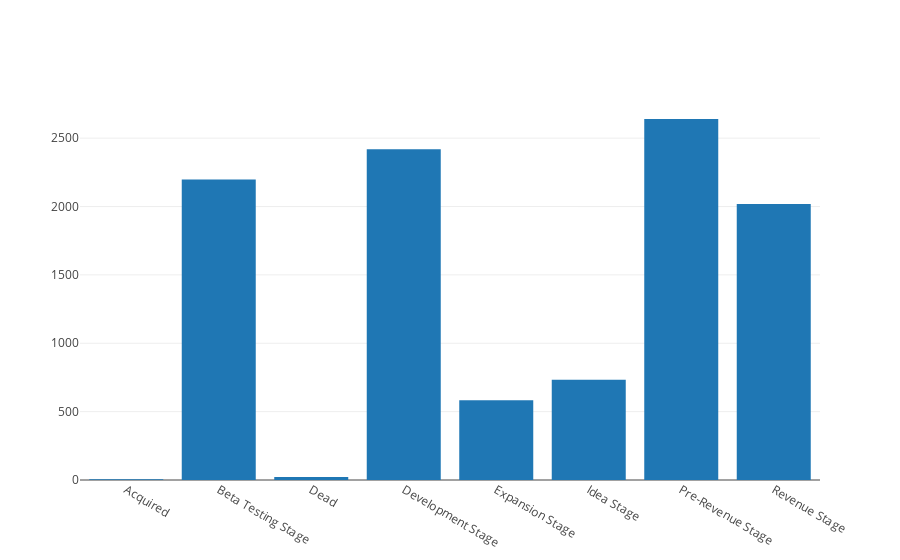

Notebook code cell kept with this figure:
### Code cell
iplot([go.Bar(x=stage_df.index, y=stage_df.stage_count)])

### Figure 1 — Plotly figure (JSON) as saved in the notebook; plotly's stock layout.template omitted (floating-point values rounded to 4 significant figures)
{"data": [{"type": "bar", "x": ["Acquired", "Beta Testing Stage", "Dead", "Development Stage", "Expansion Stage", "Idea Stage", "Pre-Revenue Stage", "Revenue Stage"], "y": [6, 2198, 22, 2419, 584, 734, 2640, 2019]}], "layout": {}}
